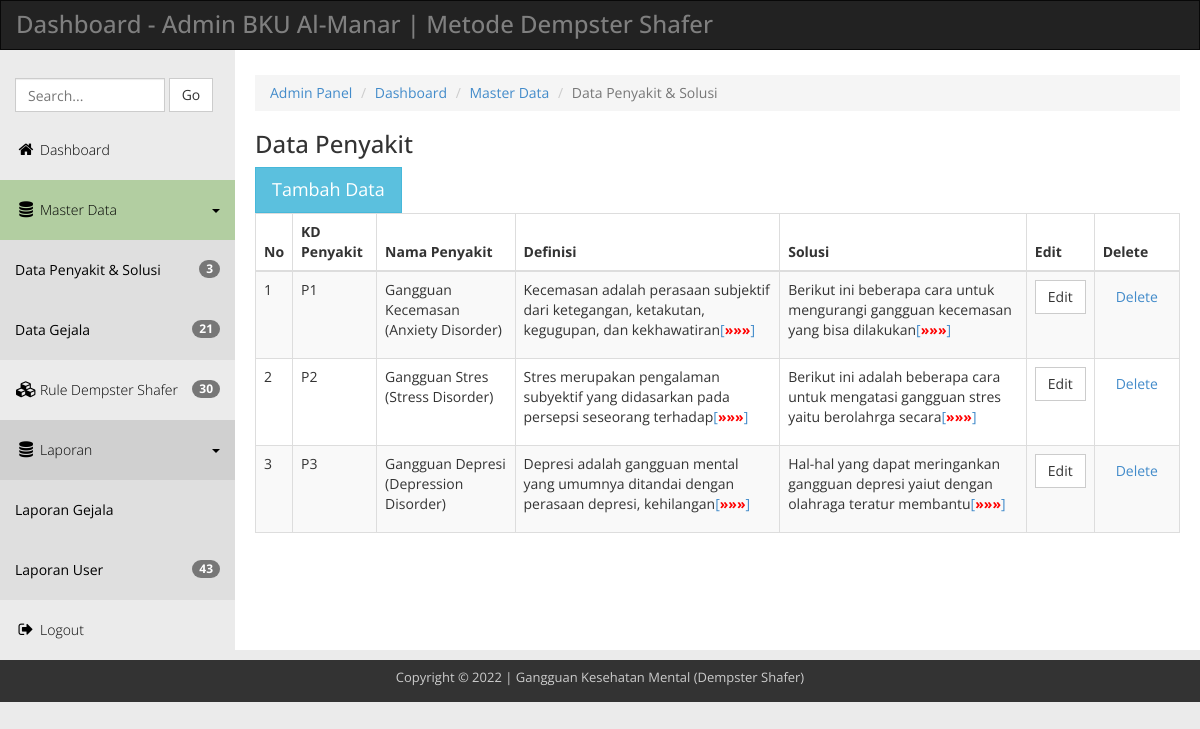
The page /admin/penyakit.php on the database its author committed.
### tables this page shows
CREATE TABLE `tb_penyakit` (
  `id` int(11) NOT NULL,
  `kdpenyakit` varchar(3) DEFAULT NULL,
  `nama_penyakit` varchar(100) DEFAULT NULL,
  `definisi` text DEFAULT NULL,
  `solusi` text NOT NULL
);

### admin/penyakit.php (the view, shortened to what this page needs)
<!DOCTYPE html>
<head>
  <link rel="stylesheet" href="css/templatemo_main.css">
</head>
<body>
  <div class="navbar navbar-inverse" role="navigation">
      <div class="navbar-header">
        <div class="logo"><h1>Dashboard - Admin BKU Al-Manar | Metode Dempster Shafer</h1></div>
      </div>
    </div>
    <div class="template-page-wrapper">
      <div class="navbar-collapse collapse templatemo-sidebar">
        <ul class="templatemo-sidebar-menu">
          <li>
            <form class="navbar-form">
              <input type="text" class="form-control" id="templatemo_search_box" placeholder="Search...">
              <span class="btn btn-default">Go</span>
            </form>
          </li>
          <li><a href="index.php"><i class="fa fa-home"></i>Dashboard</a></li>
          <li class="sub open active">
            <a href="javascript:;">
              <i class="fa fa-database"></i>Master Data <div class="pull-right"><span class="caret"></span></div>
            </a>
            <ul class="templatemo-submenu">
              <li><a href="penyakit.php"><span class="badge pull-right"><?php include "koneksi.php"; $queryNP=mysqli_query($koneksi,"SELECT * FROM tb_penyakit"); $numNP=mysqli_num_rows($queryNP); echo $numNP;?></span>Data Penyakit & Solusi</a></li>
              <li><a href="gejala.php"><span class="badge pull-right"><?php $queryNP=mysqli_query($koneksi,"SELECT * FROM tb_gejala"); $numNP=mysqli_num_rows($queryNP); echo $numNP;?></span>Data Gejala</a></li>
            </ul>
          </li>
          <li><a href="basis_pengetahuan.php"><i class="fa fa-cubes"></i><span class="badge pull-right"><?php $queryNR=mysqli_query($koneksi,"SELECT * FROM tb_rules"); $numNR=mysqli_num_rows($queryNR); echo $numNR;?></span>Rule Dempster Shafer</a></li>
          <li class="sub open">
            <a href="javascript:;">
              <i class="fa fa-database"></i>Laporan<div class="pull-right"><span class="caret"></span></div>
            </a>
            <ul class="templatemo-submenu">
              <li><a href="lapgejala.php">Laporan Gejala</a></li>
              <li><a href="lapuser.php"><span class="badge pull-right"><?php $queryNP3=mysqli_query($koneksi,"SELECT * FROM tbpasien"); $numNP3=mysqli_num_rows($queryNP3); echo $numNP3;?></span>Laporan User</a></li>
            </ul>
          </li>
          <li><a href="javascript:;" data-toggle="modal" data-target="#confirmModal"><i class="fa fa-sign-out"></i>Logout</a></li>
        </ul>
      </div>
      <div class="templatemo-content-wrapper">
        <div class="templatemo-content">
          <ol class="breadcrumb">
            <li><a href="index.php">Admin Panel</a></li>
            <li><a href="#">Dashboard</a></li>
            <li><a href="#">Master Data</a></li>
            <li class="active">Data Penyakit & Solusi</li>
          </ol>
          <h1>Data Penyakit</h1>
<button type="button" class="btn btn-info btn-lg" data-toggle="modal" data-target="#myModal">Tambah Data</button>
                   <div class="row">
            <div class="col-md-12">
              <div class="table-responsive">
                <table class="table table-striped table-hover table-bordered">
                  <thead>
                    <tr>
                      <th>No</th>
                      <th>KD Penyakit</th>
                      <th>Nama Penyakit</th>
                      <th>Definisi</th>
                      <th>Solusi</th>
                      <th>Edit</th>
                      <th>Delete<input type="hidden" id="texthapus"></th>
                    </tr>
                  </thead>
                  <tbody>
                    <?php
	include "koneksi.php";
	$sql = "SELECT * FROM tb_penyakit  ORDER BY kdpenyakit";
	$qry = mysqli_query($koneksi,$sql) or die ("SQL Error".mysqli_error($koneksi));
	$no=0;
	while ($data = mysqli_fetch_array ($qry)) {
	$no++;
   ?>
                    <tr>
                      <td><?php echo $no;?></td>
                      <td><?php echo $data['kdpenyakit'];?></td>
                      <td><?php echo $data['nama_penyakit'];?></td>
                      <td><p class="text">
    <?php
	$str=$data['definisi'];
	echo $str;
	?>
    </p></td>
                      <td><p class="text">
    <?php
	$str=$data['solusi'];
	echo $str;
	?>
    </p></td>
                      <td><a href="edpenyakit.php?kdubah=<?php echo $data['id'];?>" class="btn btn-default">Edit</a></td>
                      <td><a onClick="return HapusData('<?php echo $data['id'];?>');" data-toggle="modal" data-target="#confirmModal2" class="btn btn-link">Delete</a>
                      </td>
                    </tr><?php }?>
                  </tbody>
                </table>
              </div>
            </div>
          </div>
        </div>
      </div>
      <footer class="templatemo-footer">
        <div class="templatemo-copyright">
          <p>Copyright &copy; 2022 | Gangguan Kesehatan Mental (Dempster Shafer)</p>
        </div>
      </footer>
    </div>
</body>
</html>

### admin/css/templatemo_main.css (style rules this page uses)
* { font-family: 'Open Sans', sans-serif; }
body { background-color: rgb(235,235,235); }
h1 { font-size: 24px; }
.logo { display: inline-block; }
.logo h1 { font-size: 24px; margin: 10px 15px; }
.templatemo-content-wrapper { float: left; width: 100%; }
.templatemo-content { margin-left: 235px; margin-top: 0px; min-height: 600px; padding: 25px 20px 0 20px; background-color: white; overflow-x: hidden; }
.templatemo-footer { clear: both; font-size: 13px; padding: 8px 0 5px 0; text-align: center; color: #ccc; background-color: #333; }
#templatemo_search_box { width: 150px; display: inline-block; }
.navbar { margin-bottom: 0; border-radius: 0; }
.navbar-header { color: rgb(127,127,127); }
.templatemo-sidebar { padding: 0; margin-top: 20px; }
.templatemo-sidebar .templatemo-sidebar-menu { list-style: none; margin: 0; padding: 0; }
.templatemo-sidebar .templatemo-sidebar-menu > li { display: block; margin: 0; padding: 0; border: 0px; }
.templatemo-sidebar .templatemo-sidebar-menu > li > a { display: block; position: relative; margin: 0; border: 0px; padding: 20px 15px; text-decoration: none; font-size: 14px; font-weight: 300; }
.templatemo-sidebar-menu a { color: black; }
.templatemo-sidebar-menu li.sub .templatemo-submenu { display: none; }
.templatemo-sidebar-menu li.sub.open .templatemo-submenu { display: block; }
.templatemo-submenu { padding-left: 0; }
.templatemo-submenu li { list-style: none; background-color: #DFDFDF; }
.templatemo-submenu li a { display: block; padding: 20px 15px; margin: 0; }
.templatemo-sidebar-menu > li.sub.open > a { background-color: rgba(145,145,145,0.3); }
.templatemo-sidebar .templatemo-sidebar-menu >li.active, .templatemo-sidebar .templatemo-sidebar-menu>li>a:hover { background-color: rgb(191, 232, 167); }
.templatemo-sidebar .templatemo-sidebar-menu > li > a > i { font-size: 16px; top: 2px; margin-top: 1px; margin-left: 1px; margin-right: 4px; display: inline-block; width: 1.25em; text-align: center; }
.nav-pills>li>a, .nav-tabs>li>a, .alert, .progress, .panel, .btn, .panel-group .panel, .form-control, .modal-content, .breadcrumb { border-radius: 0; }
@media screen and (min-width: 992px) { .templatemo-sidebar { width: 235px; float: left; position: relative; margin-right: -100%; } }

### rows shown on the page
tb_penyakit: kdpenyakit "P1", nama_penyakit "Gangguan Kecemasan (Anxiety Disorder)", definisi "Kecemasan adalah perasaan subjektif dari ketegangan, ketakutan, kegugupan, dan kekhawatiran", solusi "Berikut ini beberapa cara untuk mengurangi gangguan kecemasan yang bisa dilakukan"
tb_penyakit: kdpenyakit "P2", nama_penyakit "Gangguan Stres (Stress Disorder)", definisi "Stres merupakan pengalaman subyektif yang didasarkan pada persepsi seseorang terhadap", solusi "Berikut ini adalah beberapa cara untuk mengatasi gangguan stres yaitu berolahrga secara"
tb_penyakit: kdpenyakit "P3", nama_penyakit "Gangguan Depresi (Depression Disorder)", definisi "Depresi adalah gangguan mental yang umumnya ditandai dengan perasaan depresi, kehilangan", solusi "Hal-hal yang dapat meringankan gangguan depresi yaiut dengan olahraga teratur membantu"

### other values the page prints
$numNP "3"
$numNP "21"
$numNR "30"
$numNP3 "43"
